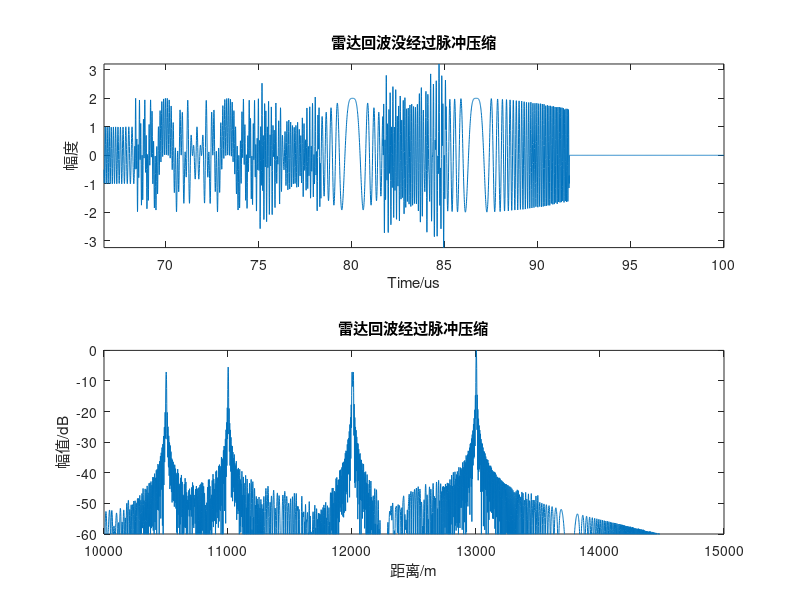

Reproduce this figure in MATLAB.
%% LFM 脉冲多普勒雷达
%==================================================================
function LFM_radar(T,B,Rmin,Rmax,R,RCS)
if nargin==0
    T=10e-6;                                          %脉冲宽度10us
    Tr=100e-6;                                          %脉冲重复周期
    B=30e6;                                           %频带宽度30MHz
    Rmin=10000;Rmax=15000;              %测距范围
%     R=[13000,13500];%目标点的位置，每一个目标相对于雷达的斜距
%     RCS=[1,1];                           %雷达截面积，一维数组
    RCS=[1,1,1,1,1,1];
    R=[10500,11000,12000,12008,13000,13002];  %目标点的位置，每一个目标相对于雷达的斜距
    RCS=[1 1 1 1 1 1];   %雷达截面积，一维数组
end
%====================================
%%
C=3e8;                                            %光速
K=B/T;                                             %调频斜率
Rwid=Rmax-Rmin;                           %最大测距长度
Twid=2*Rwid/C;                               %回波窗的长度
Fs=5*B;Ts=1/Fs;                             %采样频率与采样时间
Nwid=ceil(Twid/Ts);                         %采样窗内的采样点数
%==================================================================
%%产生回拨    
t=linspace(2*Rmin/C,2*Rmax/C,Nwid); %回波窗
                                                            %open window when t=2*Rmin/C
                                                            %close window when t=2*Rmax/C                            
M=length(R);                                        %目标的个数                                       
td=ones(M,1)*t-2*R'/C*ones(1,Nwid);
Srt=RCS*(exp(j*pi*K*td.^2).*(abs(td)<T/2));%从点目标来的回波  
%==================================================================
%%数字信号处理  脉冲压缩
Nchirp=ceil(T/Ts);                               %脉冲宽度离散化
Nfft=2^nextpow2(Nwid+Nwid-1);          %方便使用FFT算法，满足2的次方形式 
                                                          
Srw=fft(Srt,Nfft);                                  %回波做FFT
t0=linspace(-T/2,T/2,Nchirp); 
St=exp(j*pi*K*t0.^2);                            %线性调频信号原始信号作为参考信号  
% %%加窗处理
% win=blackman(Nwid)';
% St_w=St.*win';
% %%
Sw=fft(St,Nfft);                                    %参考信号做FFT
Sot=fftshift(ifft(Srw.*conj(Sw)));           %脉冲压缩后的信号
% %考虑另外一种匹配滤波，时域反褶共轭再补零fft
% Sw2 =fft(conj( fliplr(St)),Nfft); %时域匹配滤波为发射信号时间反褶再取共轭
% Sot2=ifft(Srw.*Sw2);
% Z2=abs(Sot2);
% Z2=Z2/max(Z2);
% Z2=20*log10(Z2+1e-6);
% %
%==================================================================
N0=Nfft/2-Nchirp/2;
Z=abs(Sot(N0:N0+Nwid-1));
Z=Z/max(Z);
Z=20*log10(Z+1e-6);
%figure
subplot(211)
plot(t*1e6,real(Srt));axis tight;
xlabel('Time/us');ylabel('幅度')
title('雷达回波没经过脉冲压缩');
subplot(212)
plot(t*C/2,Z)
axis([10000,15000,-60,0]);
xlabel('距离/m');ylabel('幅值/dB')
title('雷达回波经过脉冲压缩');
